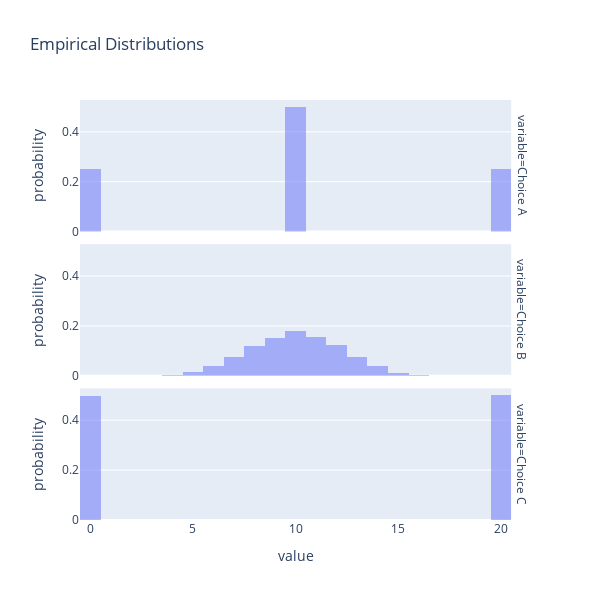

The notebook cell this image was saved under:
### Markdown cell above
<br/>
If you're curious as to what these distributions look like, I've simulated some populations:

### Code cell
px.histogram(sim_flips.melt(), x="value", facet_row="variable", 
             barmode="overlay", histnorm="probability",
             title="Empirical Distributions",
             width=600, height=600)

### Figure 1 — Plotly figure (JSON) as saved in the notebook; plotly's stock layout.template omitted (floating-point values rounded to 4 significant figures; data arrays with more than 128 entries replaced by an {"elided": "..."} marker saying what was removed)
{"data": [{"alignmentgroup": "True", "bingroup": "x", "histnorm": "probability", "hovertemplate": "variable=Choice A<br>value=%{x}<br>probability=%{y}<extra></extra>", "legendgroup": "", "marker": {"color": "#636efa", "opacity": 0.5, "pattern": {"shape": ""}}, "name": "", "offsetgroup": "", "orientation": "v", "showlegend": false, "type": "histogram", "x": {"elided": "10000 int values"}, "xaxis": "x3", "yaxis": "y3"}, {"alignmentgroup": "True", "bingroup": "x", "histnorm": "probability", "hovertemplate": "variable=Choice B<br>value=%{x}<br>probability=%{y}<extra></extra>", "legendgroup": "", "marker": {"color": "#636efa", "opacity": 0.5, "pattern": {"shape": ""}}, "name": "", "offsetgroup": "", "orientation": "v", "showlegend": false, "type": "histogram", "x": {"elided": "10000 int values"}, "xaxis": "x2", "yaxis": "y2"}, {"alignmentgroup": "True", "bingroup": "x", "histnorm": "probability", "hovertemplate": "variable=Choice C<br>value=%{x}<br>probability=%{y}<extra></extra>", "legendgroup": "", "marker": {"color": "#636efa", "opacity": 0.5, "pattern": {"shape": ""}}, "name": "", "offsetgroup": "", "orientation": "v", "showlegend": false, "type": "histogram", "x": {"elided": "10000 int values"}, "xaxis": "x", "yaxis": "y"}], "layout": {"annotations": [{"font": {}, "showarrow": false, "text": "variable=Choice C", "textangle": 90, "x": 0.98, "xanchor": "left", "xref": "paper", "y": 0.1567, "yanchor": "middle", "yref": "paper"}, {"font": {}, "showarrow": false, "text": "variable=Choice B", "textangle": 90, "x": 0.98, "xanchor": "left", "xref": "paper", "y": 0.5, "yanchor": "middle", "yref": "paper"}, {"font": {}, "showarrow": false, "text": "variable=Choice A", "textangle": 90, "x": 0.98, "xanchor": "left", "xref": "paper", "y": 0.8433, "yanchor": "middle", "yref": "paper"}], "barmode": "overlay", "height": 600, "legend": {"tracegroupgap": 0}, "title": {"text": "Empirical Distributions"}, "width": 600, "xaxis": {"anchor": "y", "domain": [0, 0.98], "title": {"text": "value"}}, "xaxis2": {"anchor": "y2", "domain": [0, 0.98], "matches": "x", "showticklabels": false}, "xaxis3": {"anchor": "y3", "domain": [0, 0.98], "matches": "x", "showticklabels": false}, "yaxis": {"anchor": "x", "domain": [0, 0.3133], "title": {"text": "probability"}}, "yaxis2": {"anchor": "x2", "domain": [0.3433, 0.6567], "matches": "y", "title": {"text": "probability"}}, "yaxis3": {"anchor": "x3", "domain": [0.6867, 1.0], "matches": "y", "title": {"text": "probability"}}}}
